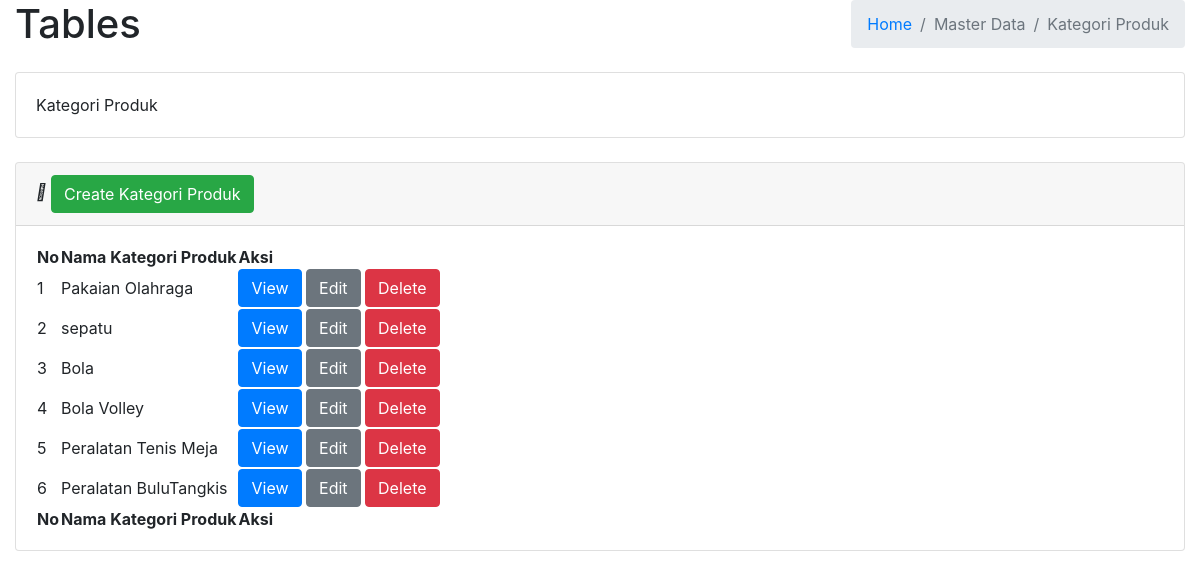
/admin/Table_KProduk/K_Produk.php, run on the app's committed database.
### tables this page shows
CREATE TABLE `kategori_produk` (
  `id` int(11) NOT NULL,
  `nama` varchar(45) NOT NULL
);

### admin/Table_KProduk/K_Produk.php (the view)
<?php
require_once 'koneksi.php';
?>
<?php
$sql = "SELECT * FROM kategori_produk";
$rs = $dbh->query($sql);
?>
<div class="content-header">
    <div class="container-fluid">
        <div class="row mb-2">
            <div class="col-sm-6">
                <h1 class="m-0">Tables</h1>
            </div>
            <div class="col-sm-6">
                <ol class="breadcrumb float-sm-right">
                    <li class="breadcrumb-item"><a href="index.php">Home</a></li>
                    <li class="breadcrumb-item active">Master Data</li>
                    <li class="breadcrumb-item active">Kategori Produk</li>
                </ol>
            </div>
        </div>
    </div>
</div>
<section class="content">
    <div class="container-fluid">
        <div class="card mb-4">
            <div class="card-body">
                Kategori Produk
            </div>
        </div>
        <div class="card mb-4">
            <div class="card-header">
                <i class="fas fa-table me-1"></i>
                <a class="btn btn-success" href="index.php?krupuk=Table_KProduk/form_KProduk">Create Kategori Produk</a>
            </div>
            <div class="card-body table-responsive">
                <table id="datatablesSimple">
                    <thead>
                        <tr>
                            <th>No</th>
                            <th>Nama Kategori Produk</th>
                            <th>Aksi</th>
                        </tr>
                    </thead>
                    <tfoot>
                        <tr>
                            <th>No</th>
                            <th>Nama Kategori Produk</th>
                            <th>Aksi</th>
                        </tr>
                    </tfoot>
                    <tbody>
                        <?php
                        $nomor  = 1;
                        foreach ($rs as $row) {
                        ?>
                            <tr>
                                <td><?= $nomor ?></td>
                                <td><?= $row['nama'] ?></td>
                                <td>
                                    <a class="btn btn-primary" href="index1.php?krupuk=Table_KProduk/view_KProduk&id=<?= $row['id'] ?>">View</a>
                                    <a class="btn btn-secondary" href="index1.php?krupuk=Table_KProduk/form_KProduk&idedit=<?= $row['id'] ?>">Edit</a>
                                    <a class="btn btn-danger" href="Table_KProduk/delete_KProduk.php?iddel=<?= $row['id'] ?>" onclick="if(!confirm('Anda Yakin Hapus Data Kategori Produk <?= $row['nama'] ?>?')) {return false}">Delete</a>
                                </td>
                            </tr>
                        <?php
                            $nomor++;
                        }
                        ?>
                    </tbody>
                </table>
            </div>
        </div>
    </div>
</section>

### data on the page
kategori_produk: nama "Pakaian Olahraga"
kategori_produk: nama "sepatu"
kategori_produk: nama "Bola"
kategori_produk: nama "Bola Volley"
kategori_produk: nama "Peralatan Tenis Meja"
kategori_produk: nama "Peralatan BuluTangkis"
